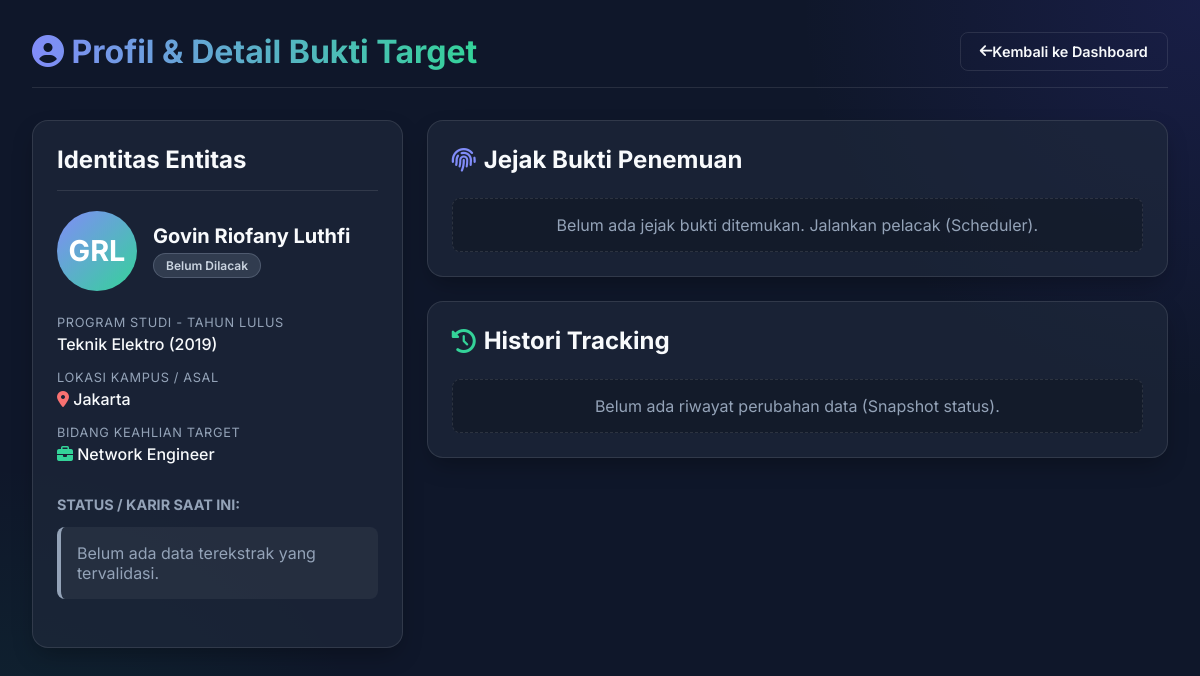
Screenshot of /detail.php?id=3 with the database file from the repository.
### tables this page shows
CREATE TABLE IF NOT EXISTS alumni (
    id INT AUTO_INCREMENT PRIMARY KEY,
    nama_lengkap VARCHAR(255) NOT NULL,
    inisial VARCHAR(50),
    prodi VARCHAR(100),
    tahun_lulus YEAR,
    kota VARCHAR(100),
    bidang_keilmuan VARCHAR(100),
    status_pelacakan VARCHAR(50) DEFAULT 'Belum Dilacak',
    jabatan VARCHAR(100) DEFAULT NULL,
    perusahaan VARCHAR(100) DEFAULT NULL,
    lokasi VARCHAR(100) DEFAULT NULL,
    tanggal_update DATE DEFAULT NULL,
    waktu_sekarang DATE DEFAULT NULL,
    jadwal_pelacakan VARCHAR(20) DEFAULT '7_hari'
);

### detail.php (the view, shortened to what this page needs)
<?php
require_once 'db.php';
$alumni_id = $_GET['id'];
$stmt = $pdo->prepare("SELECT * FROM alumni WHERE id = ?");
$stmt->execute([$alumni_id]);
$alumni = $stmt->fetch();
$stmtJejak = $pdo->prepare("SELECT * FROM jejak_bukti WHERE alumni_id = ? ORDER BY tanggal_ditemukan DESC");
$stmtJejak->execute([$alumni_id]);
$jejak_bukti = $stmtJejak->fetchAll();
$stmtRiwayat = $pdo->prepare("SELECT * FROM riwayat_perubahan WHERE alumni_id = ? ORDER BY tanggal_perubahan DESC");
$stmtRiwayat->execute([$alumni_id]);
$riwayat_perubahan = $stmtRiwayat->fetchAll();
?>
<!DOCTYPE html>
<html lang="id">
<head>
    <link rel="stylesheet" href="style.css">
    <link rel="stylesheet" href="https://cdnjs.cloudflare.com/ajax/libs/font-awesome/6.4.0/css/all.min.css">
</head>
<body>
    <div class="container animate-fade-in">
        <header>
            <h1><i class="fas fa-user-circle"></i> Profil & Detail Bukti Target</h1>
            <a href="index.php" class="btn btn-outline"><i class="fas fa-arrow-left"></i> Kembali ke Dashboard</a>
        </header>
        <div class="grid">
            <div class="glass-card" style="align-self: start;">
                <h2 style="margin-top: 0; border-bottom: 1px solid var(--border-color); padding-bottom: 1rem;">
                    Identitas Entitas
                </h2>
                <div style="display: flex; align-items: center; gap: 1rem; margin-bottom: 1.5rem;">
                    <?php
                        $inisial_len = strlen($alumni['inisial']);
                        $font_size = $inisial_len > 4 ? '1.2rem' : ($inisial_len > 3 ? '1.4rem' : '1.8rem');
                    ?>
                    <div style="width: 80px; height: 80px; min-width: 80px; border-radius: 50%; background: linear-gradient(135deg, #818cf8, #34d399); display: flex; align-items: center; justify-content: center; font-size: <?= $font_size ?>; font-weight: bold; color: white; text-align: center; word-break: break-all; padding: 5px; box-sizing: border-box; line-height: 1;">
                        <?= htmlspecialchars($alumni['inisial']) ?>
                    </div>
                    <div>
                        <div style="font-size: 1.25rem; font-weight: 700;"><?= htmlspecialchars($alumni['nama_lengkap']) ?></div>
                        <?php
                            $badge = 'badge-neutral';
                        ?>
                        <div style="margin-top: 5px;"><span class="badge <?= $badge ?>"><?= $alumni['status_pelacakan'] ?></span></div>
                    </div>
                </div>
                <div class="info-group">
                    <div class="info-label">Program Studi - Tahun Lulus</div>
                    <div class="info-value"><?= htmlspecialchars($alumni['prodi']) ?> (<?= $alumni['tahun_lulus'] ?>)</div>
                </div>
                <div class="info-group">
                    <div class="info-label">Lokasi Kampus / Asal</div>
                    <div class="info-value"><i class="fas fa-map-marker-alt" style="color:#f87171;"></i> <?= htmlspecialchars($alumni['kota']) ?></div>
                </div>
                <div class="info-group">
                    <div class="info-label">Bidang Keahlian Target</div>
                    <div class="info-value"><i class="fas fa-briefcase" style="color:#34d399;"></i> <?= htmlspecialchars($alumni['bidang_keilmuan']) ?></div>
                </div>
                <h3 style="margin-top: 2rem; color: var(--text-muted); font-size: 0.9rem; text-transform: uppercase;">Status / Karir Saat Ini:</h3>
                <?php if($alumni['jabatan']): ?>
                    <div class="info-group">
                        <div class="info-label">Posisi / Jabatan</div>
                        <div class="info-value"><?= htmlspecialchars($alumni['jabatan']) ?></div>
                    </div>
                    <div class="info-group">
                        <div class="info-label">Instansi / Perusahaan</div>
                        <div class="info-value"><?= htmlspecialchars($alumni['perusahaan']) ?></div>
                    </div>
                    <div class="info-group">
                        <div class="info-label">Lokasi Bekerja</div>
                        <div class="info-value"><?= htmlspecialchars($alumni['lokasi']) ?></div>
                    </div>
                    <div class="info-group">
                        <div class="info-label">Terakhir Diperbarui</div>
                        <div class="info-value"><i class="far fa-clock"></i> <?= $alumni['tanggal_update'] ?></div>
                    </div>
                <?php else: ?>
                    <div class="alert" style="background-color: rgba(255,255,255,0.05); color: var(--text-muted);">
                        Belum ada data terekstrak yang tervalidasi.
                    </div>
                <?php endif; ?>
            </div>
            <div>
                <div class="glass-card" style="margin-bottom: 1.5rem;">
                    <h2 style="margin-top: 0; margin-bottom: 1.5rem; display: flex; align-items: center; gap: 0.5rem;">
                        <i class="fas fa-fingerprint" style="color: #818cf8;"></i> Jejak Bukti Penemuan
                    </h2>
                    <?php if (count($jejak_bukti) > 0): ?>
                        <div style="overflow-x: auto;">
                            <table style="margin-top: 0;">
                                <thead>
                                    <tr>
                                        <th>Sumber</th>
                                        <th>Ringkasan Terekstrak</th>
                                        <th>Confidence Score</th>
                                        <th>Pointer Cek</th>
                                        <th>Tanggal</th>
                                    </tr>
                                </thead>
                                <tbody>
                                    <?php foreach($jejak_bukti as $bukti): ?>
                                    <tr>
                                        <td>
                                            <span class="badge" style="background-color: rgba(59, 130, 246, 0.2); color: #60a5fa; border: 1px solid rgba(59, 130, 246, 0.3);">
                                                <i class="fas fa-globe"></i> <?= htmlspecialchars($bukti['sumber_temuan']) ?>
                                            </span>
                                        </td>
                                        <td style="font-size: 0.85rem; color: #cbd5e1; max-width: 200px; padding-right: 1.5rem;">
                                            <?php
                                            $ringkasan = json_decode($bukti['ringkasan_info'], true);
                                            if($ringkasan) {
                                                echo "<strong>Jabatan:</strong> " . htmlspecialchars($ringkasan['jabatan']) . "<br>";
                                                echo "<strong>Instansi:</strong> " . htmlspecialchars($ringkasan['instansi']) . "<br>";
                                                echo "<strong>Lokasi:</strong> " . htmlspecialchars($ringkasan['lokasi']);
                                            } else {
                                                echo htmlspecialchars($bukti['ringkasan_info']);
                                            }
                                            ?>
                                        </td>
                                        <td>
                                            <?php
                                            $score = min(100, $bukti['confidence_score']);
                                            $barColor = $score >= 70 ? '#10b981' : ($score >= 40 ? '#f59e0b' : '#ef4444');
                                            ?>
                                            <div style="display: flex; align-items: center; gap: 0.5rem;">
                                                <span style="font-weight: 600; color: <?= $barColor ?>"><?= $score ?>%</span>
                                                <div style="flex:1; height: 6px; background-color: rgba(255,255,255,0.1); border-radius: 3px; min-width: 50px;">
                                                    <div style="height: 100%; border-radius: 3px; background-color: <?= $barColor ?>; width: <?= $score ?>%;"></div>
                                                </div>
                                            </div>
                                        </td>
                                        <td style="font-size: 0.8rem; color: #cbd5e1; max-width: 250px; padding-right: 1.5rem; word-break: break-word;">
                                            <?php
                                            $pointer = json_decode($bukti['pointer_bukti'], true);
                                            if($pointer) {
                                                echo "<strong>Judul:</strong> <a href='" . htmlspecialchars($pointer['link']) . "' style='color:#60a5fa;' target='_blank'>" . htmlspecialchars($pointer['judul']) . "</a><br>";
                                                echo "<span style='font-size:0.75rem; color:var(--text-muted);'>" . htmlspecialchars($pointer['snippet']) . "</span>";
                                            } else {
                                                echo htmlspecialchars($bukti['pointer_bukti']);
                                            }
                                            ?>
                                        </td>
                                        <td style="font-size: 0.85rem; white-space: nowrap; vertical-align: top;">
                                            <?= $bukti['tanggal_ditemukan'] ?>
                                        </td>
                                    </tr>
                                    <?php endforeach; ?>
                                </tbody>
                            </table>
                        </div>
                    <?php else: ?>
                        <div style="padding: 1rem; text-align: center; color: var(--text-muted); background: rgba(0,0,0,0.2); border-radius: 0.5rem; border: 1px dashed var(--border-color);">
                            Belum ada jejak bukti ditemukan. Jalankan pelacak (Scheduler).
                        </div>
                    <?php endif; ?>
                </div>
                <div class="glass-card">
                    <h2 style="margin-top: 0; margin-bottom: 1.5rem; display: flex; align-items: center; gap: 0.5rem;">
                        <i class="fas fa-history" style="color: #34d399;"></i> Histori Tracking
                    </h2>
                    <?php if (count($riwayat_perubahan) > 0): ?>
                        <div class="timeline">
                            <?php foreach($riwayat_perubahan as $riwayat): ?>
                                <?php
                                    $lama = json_decode($riwayat['data_lama'], true);
                                    $baru = json_decode($riwayat['data_baru'], true);
                                ?>
                                <div class="timeline-item">
                                    <div style="font-size: 0.8rem; color: var(--text-muted); margin-bottom: 0.25rem;">
                                        <?= date('d M Y, H:i:s', strtotime($riwayat['tanggal_perubahan'])) ?>
                                    </div>
                                    <div style="background: rgba(0,0,0,0.2); padding: 1rem; border-radius: 0.5rem; border: 1px solid var(--border-color);">
                                        <div style="font-weight: 500; font-size: 0.9rem; margin-bottom: 0.5rem; border-bottom: 1px solid rgba(255,255,255,0.05); padding-bottom: 0.5rem;">
                                            Status berubah dari
                                            <span class="badge badge-neutral" style="font-size: 0.7rem;"><?= $lama ? $lama['status_pelacakan'] : 'Unknown' ?></span>
                                            ke
                                            <span class="badge badge-success" style="font-size: 0.7rem;"><?= $baru ? $baru['status_pelacakan'] : 'Unknown' ?></span>
                                        </div>
                                        <div style="font-size: 0.85rem; color: #cbd5e1; display:flex; gap: 1rem;">
                                            <div style="flex:1;">
                                                <strong style="color: #f87171;">Data Lama:</strong><br>
                                                Jabatan: <?= $lama['jabatan'] ?? '-' ?><br>
                                                Instansi: <?= $lama['perusahaan'] ?? '-' ?>
                                            </div>
                                            <div style="flex:1;">
                                                <strong style="color: #34d399;">Data Baru:</strong><br>
                                                Jabatan: <?= $baru['jabatan'] ?? '-' ?><br>
                                                Instansi: <?= $baru['perusahaan'] ?? '-' ?>
                                            </div>
                                        </div>
                                    </div>
                                </div>
                            <?php endforeach; ?>
                        </div>
                    <?php else: ?>
                        <div style="padding: 1rem; text-align: center; color: var(--text-muted); background: rgba(0,0,0,0.2); border-radius: 0.5rem; border: 1px dashed var(--border-color);">
                            Belum ada riwayat perubahan data (Snapshot status).
                        </div>
                    <?php endif; ?>
                </div>
            </div>
        </div>
    </div>
</body>
</html>

### rows the page displays
alumni: inisial "GRL", nama_lengkap "Govin Riofany Luthfi", status_pelacakan "Belum Dilacak", prodi "Teknik Elektro", tahun_lulus "2019", kota "Jakarta", bidang_keilmuan "Network Engineer"
